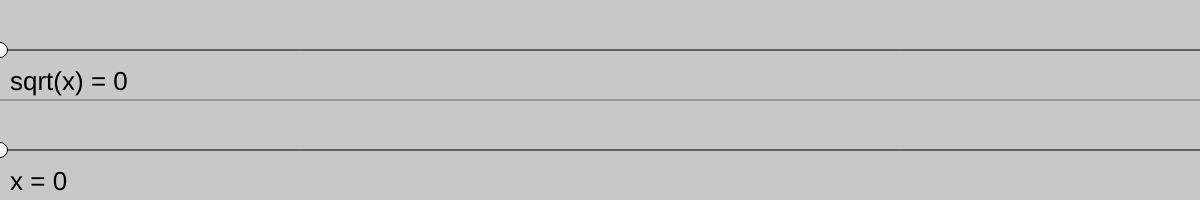
Frame 1 (no input)
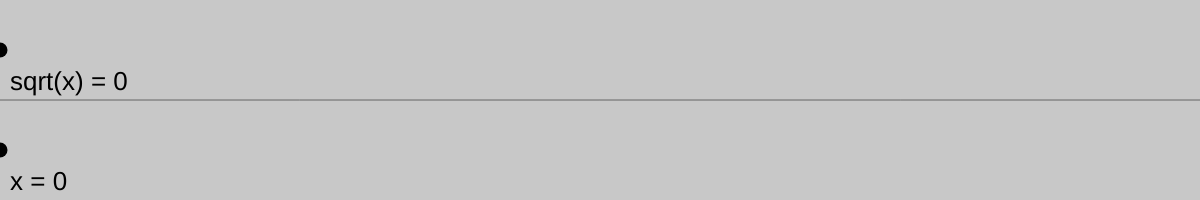
Frame 60 (no input)
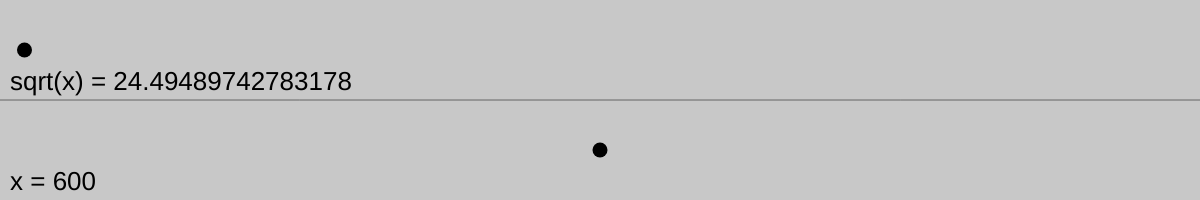
Frame 120 (the mouse pressed at the canvas centre since frame 60)

The p5.js sketch that drew these frames (run headless with seeded random() and noise() and a simulated clock; from frame 60 on, the mouse is pressed at the canvas centre):

// p5.js sketch
// ── sketch.js
function setup() {
    createCanvas( windowWidth, 200 );
}


function draw() {
    background(200);
    eSize = 15;
    x1 = mouseX;
    y1 = height * 0.75;
    x2 = sqrt(x1);
    y2 = height * 0.25;

    // Draw the non-squared.
    line(0, y1, width, y1);
    ellipse(x1, y1, eSize, eSize);

    // Draw the squared.
    line(0, y2, width, y2);
    ellipse(x2, y2, eSize, eSize);

    // Draw dividing line.
    stroke(100);
    line(0, height/2, width, height/2);

    // Draw text.
    noStroke();
    fill(0);
    textSize(26);
    var spacing = height * 0.2;
    text("x = " + x1, 10, y1 + spacing);
    text("sqrt(x) = " + x2, 10, y2 + spacing);
}
